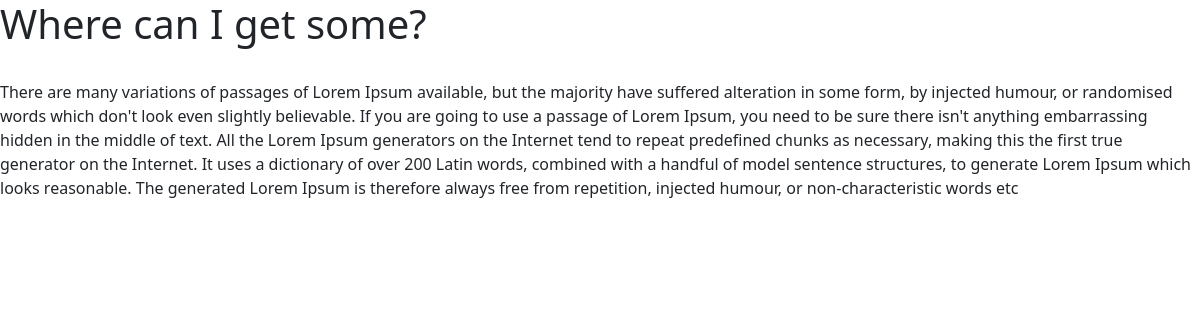
The app's page /, older data.
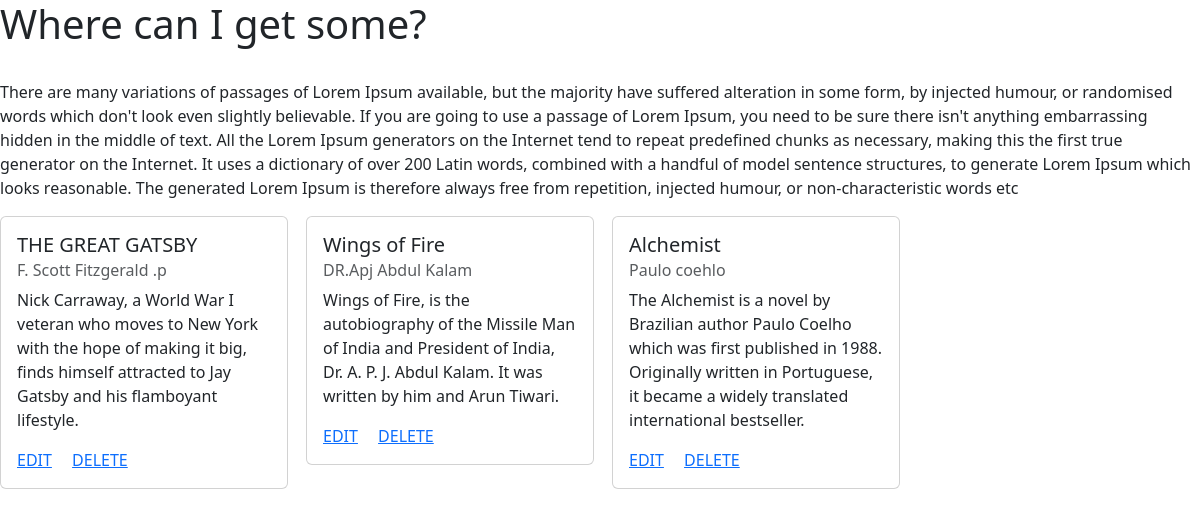
The same page, newer data.
### library/models.py (models this page shows)
class Book(models.Model):
    Title= models.CharField(max_length=250)
    Author=models.ForeignKey(Author,on_delete=models.CASCADE)
    Summary=models.TextField()
    Published_date=models.DateField()

class Author(models.Model):
    Name=models.CharField(max_length=250)
    Age=models.IntegerField(null=True)

### library/views.py (the view)
# urls.py: 2. Add a URL to urlpatterns:  path('', views.home, name='home')
def home(request):
    books=Book.objects.all()
    return render(request,'home.html',{'books':books})

### templates/home.html (shortened to what this page needs)
<!DOCTYPE html>
    <head>
        <link href="https://cdn.jsdelivr.net/npm/bootstrap@5.3.0-alpha1/dist/css/bootstrap.min.css" rel="stylesheet">
    </head>
    <body>
        <h1>
        </h1>
        <br>
        <p>
            There are many variations of passages of Lorem Ipsum available, but the majority have suffered alteration in some form, by injected humour,
            or randomised words which don't look even slightly believable. If you are going to use a passage of Lorem Ipsum, you need to be sure there isn't anything embarrassing hidden in the middle of text.
            All the Lorem Ipsum generators on the Internet tend to repeat predefined chunks as necessary, making this the first true generator on the Internet. It uses a dictionary of over 200 Latin words,
             combined with a handful of model sentence structures, to generate Lorem Ipsum which looks reasonable. The generated Lorem Ipsum is therefore always free from repetition, injected humour,
             or non-characteristic words etc
        </p>
        <div class="row">
                {% for book in books %}
                <div class="col-md-3">
            <div class="card" style="width: 18rem;">
            <div class="card-body">
              <h5 class="card-title">{{ book.Title }}</h5>
              <h6 class="card-subtitle mb-2 text-muted">{{ book.Author.Name }}</h6>
              <p class="card-text">{{ book.Summary }}</p>
              <a href="{% url 'library:book_edit' book.id %} " class="card-link">EDIT</a>
              <a href="{% url 'library:book_delete' book.id %}" class="card-link">DELETE</a>
            </div>
            </div>
        </div>
          {% endfor %}
        </div>
    </body>
</html>

Row changes from the older to the newer data that the page shows:
added Book: Title "THE GREAT GATSBY", Author.Name "F. Scott Fitzgerald .p", Summary "Nick Carraway, a World War I veteran who moves to New York with the hope of making it big, finds himself attracted to Jay Gatsby and his flamboyant lifestyle."
added Book: Title "Wings of Fire", Author.Name "DR.Apj Abdul Kalam", Summary "Wings of Fire, is the autobiography of the Missile Man of India and President of India, Dr. A. P. J. Abdul Kalam. It was written by him and Arun Tiwari."
added Book: Title "Alchemist", Author.Name "Paulo coehlo", Summary "The Alchemist is a novel by Brazilian author Paulo Coelho which was first published in 1988. Originally written in Portuguese, it became a widely translated international bestseller."
